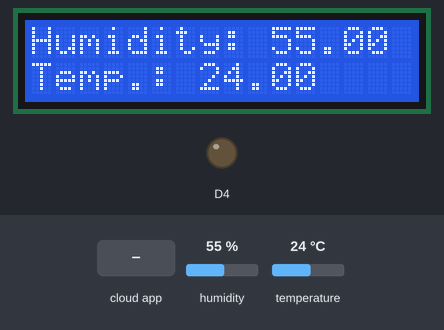
Simulated run of this sketch. Board: ESP8266 (NodeMCU). Parts: 16×2 character LCD, output pins drawn as LEDs (lit = HIGH). The test bench sets the inputs (shaded band); at power-on: humidity 55 %, temperature 24 °C.

Above: at 1.9 s.
2.0 s: the phone or cloud app sets led to 1
At 2.8 s:
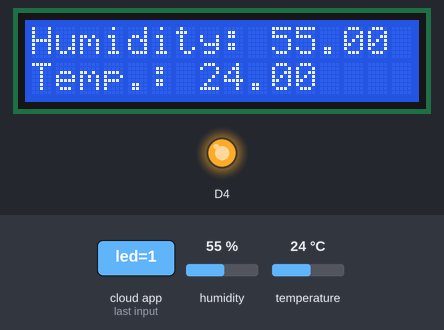
3.8 s: humidity set to 22 %
At 6.8 s:
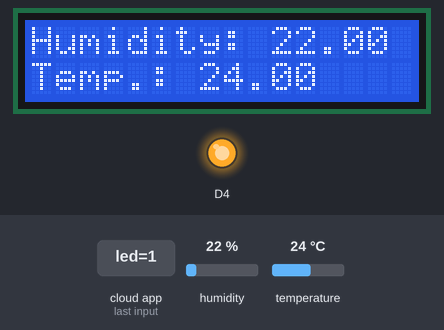
7.2 s: temperature set to 12 °C
At 9.0 s:
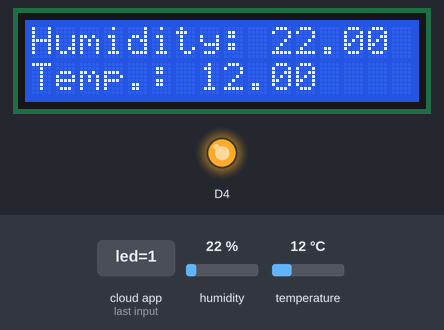
9.5 s: humidity set to 40 %
At 11.1 s:
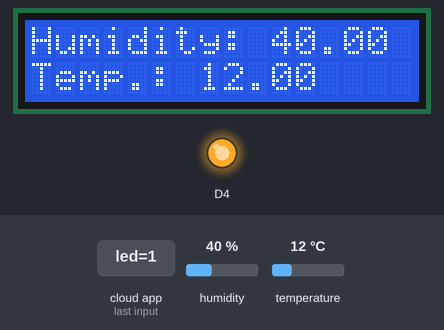
11.9 s: temperature set to 19 °C
At 13.3 s:
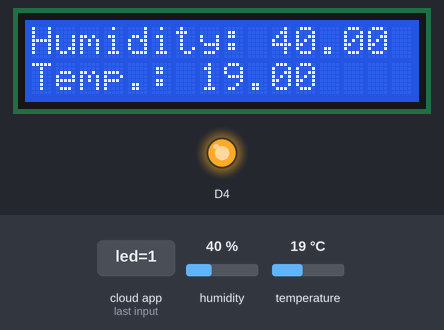
14.2 s: the phone or cloud app sets led to 0
At 15.5 s:
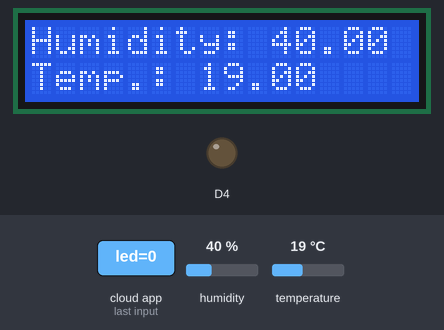
Timing chart, 0 to 17.2 s (numbered marks = the images above; inputs shaded):
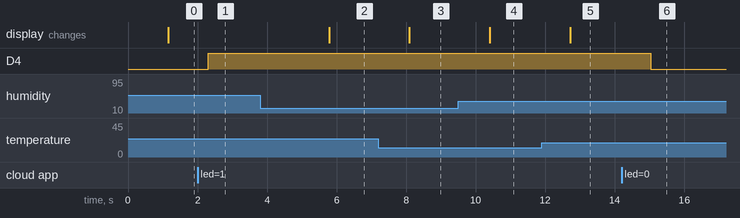

The sketch:

ESP8266.ino
```cpp
/*
This code was designed by Michail Gouvalaris on January 06th 2024.
It is intended for academic use at the Dept. of Informatics and Telecommunication
of University of Ioannina.
*/
/*
This code was designed and compiled at Arduino IDE 2.2.1
It was designed for use with ESP8266
*/
/*
This Arduino code reads temperature and humidity data from a DHT22 sensor, calculates the average temperature over time, and integrates with Thinger.io for IoT monitoring.
The data is displayed on an LCD screen and transmitted to Thinger.io for remote monitoring.
*/
/*
Last Update January 23th 2024
Add D4 output led
*/

#define THINGER_SERIAL_DEBUG

#include <ThingerESP8266.h>
#include "arduino_secrets.h"
#include "DHT.h"
#include <LiquidCrystal_I2C.h>

//dht Config
#define DHTPIN D3
#define DHTTYPE DHT22
DHT dht(DHTPIN, DHTTYPE);
LiquidCrystal_I2C lcd(0x27, 16, 2);
ThingerESP8266 thing(USERNAME, DEVICE_ID, DEVICE_CREDENTIAL);

const int numReadings = 60; // Number of readings to average over (1 reading per second)
float temperatureReadings[numReadings];
int readingIndex = 0;

void setup()
{
  // open serial for monitoring
  Serial.begin(115200);
  Serial.begin(9600);
  // set builtin led as output
  pinMode(D4, OUTPUT);
  dht.begin();
  // add WiFi credentials
  thing.add_wifi(SSID, SSID_PASSWORD);

  // digital pin control example (i.e. turning on/off a light, a relay, configuring a parameter, etc)
  thing["led"] << digitalPin(D4);

  // resource output example (i.e. reading a sensor value)
  thing["dht22"] >> [](pson &out) {
    out["humidity"] = dht.readHumidity();
    out["celsius"] = dht.readTemperature();
    out["avg"] = getAverageTemperature();
  };

  // more details at http://docs.thinger.io/arduino/
}

void loop()
{
  thing.handle();
  delay(1000); // Delay for 1 second

  // Reading temperature or humidity takes about 250 milliseconds!
  // Sensor readings may also be up to 2 seconds 'old' (it's a very slow sensor)
  float h = dht.readHumidity();
  float t = dht.readTemperature();

  // Check if any reads failed and exit early (to try again).
  if (isnan(h) || isnan(t))
  {
    Serial.println(F("Failed to read from DHT sensor!"));
    return;
  }

  // Store the temperature reading in the array
  temperatureReadings[readingIndex] = t;
  readingIndex = (readingIndex + 1) % numReadings;

  lcd.init();
  lcd.init();
  lcd.backlight();
  lcd.setCursor(0, 0);
  lcd.print(F("Humidity: "));
  lcd.print(h);
  lcd.setCursor(0, 1);
  lcd.print(F("Temp.: "));
  lcd.print(t);
}

float getAverageTemperature()
{
  float total = 0;
  for (int i = 0; i < numReadings; i++)
  {
    total += temperatureReadings[i];
  }
  return total / numReadings;
}
```

arduino_secrets.h
```cpp
#define USERNAME "xxxx"
#define DEVICE_ID "xxxx"
#define DEVICE_CREDENTIAL "xxxx"

#define SSID "xxxx"
#define SSID_PASSWORD "xxxx"
```

Measured:
- after the input at 2.0 s, D4: LOW → HIGH after 0.31 s
- after the input at 3.8 s, the display: changes after 2.0 s (image 2)
- after the input at 7.2 s, the display: changes after 0.89 s (image 3)
- after the input at 9.5 s, the display: changes after 0.91 s (image 4)
- after the input at 11.9 s, the display: changes after 0.82 s (image 5)
- after the input at 14.2 s, D4: HIGH → LOW after 0.83 s
